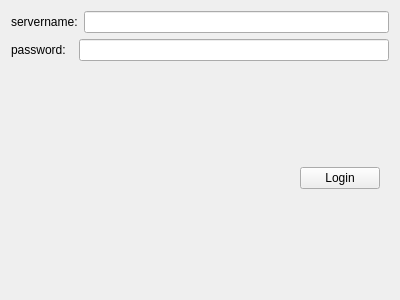
<?xml version="1.0" encoding="UTF-8"?>
<ui version="4.0">
 <class>Server_login</class>
 <widget class="QWidget" name="Server_login">
  <property name="geometry">
   <rect>
    <x>0</x>
    <y>0</y>
    <width>400</width>
    <height>300</height>
   </rect>
  </property>
  <property name="windowTitle">
   <string>Form</string>
  </property>
  <layout class="QGridLayout" name="gridLayout">
   <item row="0" column="0">
    <layout class="QVBoxLayout" name="verticalLayout">
     <item>
      <layout class="QHBoxLayout" name="horizontalLayout">
       <item>
        <widget class="QLabel" name="label">
         <property name="text">
          <string>servername:</string>
         </property>
        </widget>
       </item>
       <item>
        <widget class="QLineEdit" name="username"/>
       </item>
      </layout>
     </item>
     <item>
      <layout class="QHBoxLayout" name="horizontalLayout_2">
       <item>
        <widget class="QLabel" name="label_2">
         <property name="text">
          <string>password:  </string>
         </property>
        </widget>
       </item>
       <item>
        <widget class="QLineEdit" name="password">
         <property name="echoMode">
          <enum>QLineEdit::Password</enum>
         </property>
        </widget>
       </item>
      </layout>
     </item>
     <item>
      <widget class="QWidget" name="widget" native="true">
       <layout class="QHBoxLayout" name="horizontalLayout_3">
        <item>
         <spacer name="horizontalSpacer">
          <property name="orientation">
           <enum>Qt::Horizontal</enum>
          </property>
          <property name="sizeHint" stdset="0">
           <size>
            <width>273</width>
            <height>20</height>
           </size>
          </property>
         </spacer>
        </item>
        <item>
         <widget class="QPushButton" name="login">
          <property name="text">
           <string>Login</string>
          </property>
         </widget>
        </item>
       </layout>
      </widget>
     </item>
    </layout>
   </item>
  </layout>
 </widget>
 <resources/>
 <connections/>
</ui>
